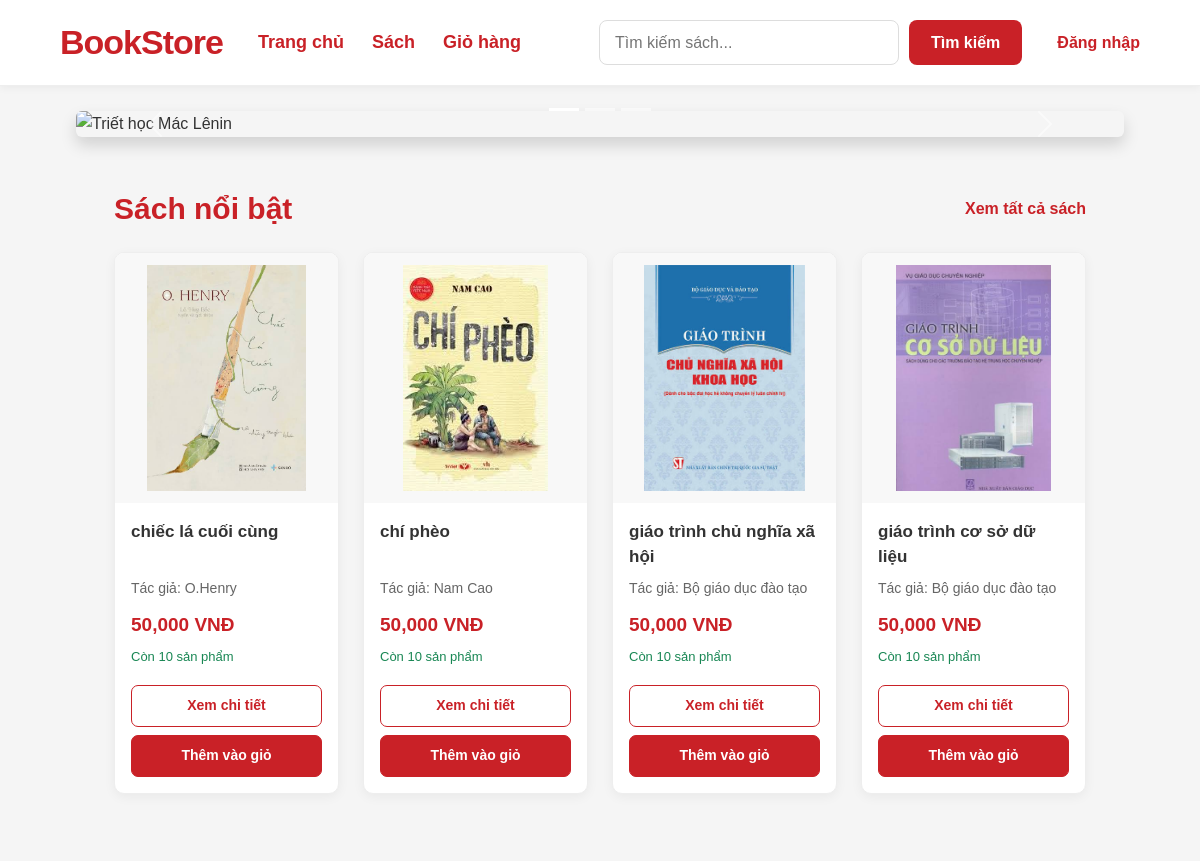
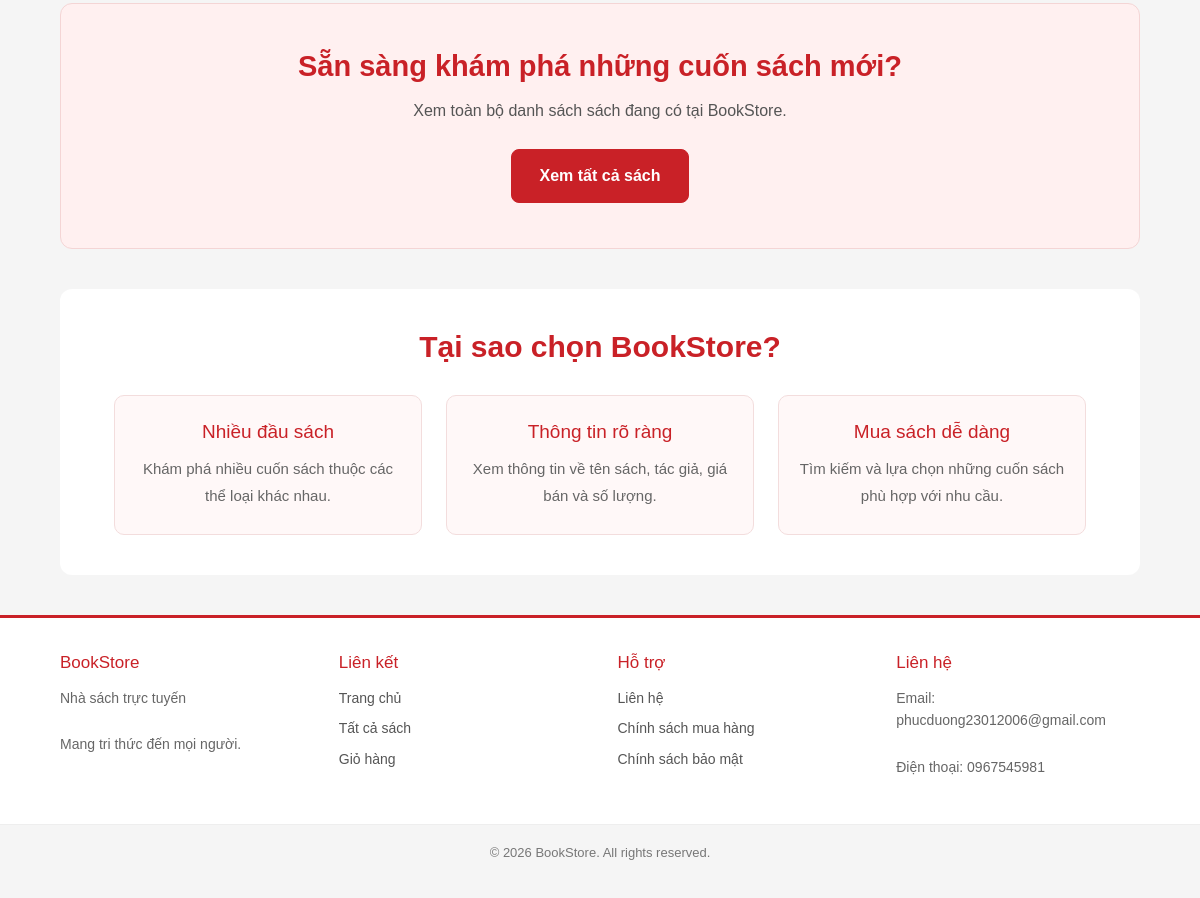
The page / on the database its author committed (2 pictures, top to bottom).
### app/models.py (models this page shows)
class Book(db.Model):
    id = db.Column(db.Integer, primary_key=True)
    title = db.Column(db.String(150), nullable=False)
    author = db.Column(db.String(100), nullable=False)
    price = db.Column(db.Float, nullable=False)
    description = db.Column(db.Text)
    image_url = db.Column(db.String(255))
    stock = db.Column(db.Integer, default=0)

### app/routes.py (the view)
@app.route('/')
def index():
    featured_books = Book.query.limit(4).all()
    return render_template('index.html', books=featured_books)

### app/templates/index.html (shortened to what this page needs)
{% extends "base.html" %}
{% block content %}
<div class="container-fluid mt-4 mb-4 px-3">
    <div id="carouselExampleCaptions"
         class="carousel slide"
         data-bs-ride="carousel"
         data-bs-interval="3000">
        <div class="carousel-indicators">
            <button type="button"
                    data-bs-target="#carouselExampleCaptions"
                    data-bs-slide-to="0"
                    class="active"
                    aria-current="true"
                    aria-label="Slide 1"></button>
            <button type="button"
                    data-bs-target="#carouselExampleCaptions"
                    data-bs-slide-to="1"
                    aria-label="Slide 2"></button>
            <button type="button"
                    data-bs-target="#carouselExampleCaptions"
                    data-bs-slide-to="2"
                    aria-label="Slide 3"></button>
        </div>
        <div class="carousel-inner rounded shadow">
            <div class="carousel-item active">
                <img src="{{ url_for('static', filename='images/anh2.png') }}"
                     class="d-block w-100 banner-image"
                     alt="Triết học Mác Lênin">
                <div class="carousel-caption">
                </div>
            </div>
        </div>
        <button class="carousel-control-prev"
                type="button"
                data-bs-target="#carouselExampleCaptions"
                data-bs-slide="prev"
                aria-label="Ảnh trước">
            <span class="carousel-control-prev-icon"
                  aria-hidden="true"></span>
        </button>
        <button class="carousel-control-next"
                type="button"
                data-bs-target="#carouselExampleCaptions"
                data-bs-slide="next"
                aria-label="Ảnh tiếp theo">
            <span class="carousel-control-next-icon"
                  aria-hidden="true"></span>
        </button>
    </div>
</div>
<section class="featured-books-section">
    <div class="section-container">
        <div class="section-header">
            <h2>Sách nổi bật</h2>
            <a href="{{ url_for('get_all_books') }}">
                Xem tất cả sách
            </a>
        </div>
        <div class="book-list">
            {% for book in books %}
            <article class="book-card">
                <div class="book-image">
                    {% if book.image_url %}
                        {% if book.image_url.startswith('http://') or book.image_url.startswith('https://') %}
                            <img
                                src="{{ book.image_url }}"
                                alt="{{ book.title }}"
                            >
                        {% else %}
                            <img
                                src="{{ url_for('static', filename=book.image_url if '/' in book.image_url else 'images/' ~ book.image_url) }}"
                                alt="{{ book.title }}"
                            >
                        {% endif %}
                    {% else %}
                        <div class="no-book-image">
                            Chưa có hình ảnh
                        </div>
                    {% endif %}
                </div>
                <div class="book-information">
                    <h3>
                        {{ book.title }}
                    </h3>
                    <p class="book-author">
                        Tác giả: {{ book.author }}
                    </p>
                    <p class="book-price">
                        {{ "{:,.0f}".format(book.price) }} VNĐ
                    </p>
                    {% if book.stock > 0 %}
                        <p class="book-stock">
                            Còn {{ book.stock }} sản phẩm
                        </p>
                    {% else %}
                        <p class="book-out-of-stock">
                            Hết hàng
                        </p>
                    {% endif %}
                    <div class="book-actions">
                        <a
                            href="{{ url_for('book_detail', book_id=book.id) }}"
                            class="book-detail-button"
                        >
                            Xem chi tiết
                        </a>
                        {% if book.stock > 0 %}
                            <button
                                type="button"
                                class="add-to-cart-button"
                                data-book-id="{{ book.id }}"
                            >
                                Thêm vào giỏ
                            </button>
                        {% endif %}
                    </div>
                </div>
            </article>
            {% endfor %}
        </div>
    </div>
</section>
<section class="call-to-action-section">
    <div class="section-container">
        <h2>Sẵn sàng khám phá những cuốn sách mới?</h2>
        <p>
            Xem toàn bộ danh sách sách đang có tại BookStore.
        </p>
        <a
            href="{{ url_for('get_all_books') }}"
            class="cta-button"
        >
            Xem tất cả sách
        </a>
    </div>
</section>
<section class="benefits-section">
    <div class="section-container">
        <h2>Tại sao chọn BookStore?</h2>
        <div class="benefits-list">
            <div class="benefit-item">
                <h3>Nhiều đầu sách</h3>
                <p>
                    Khám phá nhiều cuốn sách thuộc các thể loại khác nhau.
                </p>
            </div>
            <div class="benefit-item">
                <h3>Thông tin rõ ràng</h3>
                <p>
                    Xem thông tin về tên sách, tác giả, giá bán và số lượng.
                </p>
            </div>
            <div class="benefit-item">
                <h3>Mua sách dễ dàng</h3>
                <p>
                    Tìm kiếm và lựa chọn những cuốn sách phù hợp với nhu cầu.
                </p>
            </div>
        </div>
    </div>
</section>
{% endblock %}

### app/static/css/style.css (style rules this page uses)
*, *::before, *::after { box-sizing: border-box; }
html { font-family: "Segoe UI", Arial, sans-serif; -webkit-text-size-adjust: 100%; text-size-adjust: 100%; }
body { margin: 0; padding: 0; font-family: "Segoe UI", Arial, sans-serif; font-size: 16px; font-weight: 400; line-height: 1.6; color: #333; background-color: #f5f5f5; }
h1, h2, h3, h4, h5, h6, p, span, a, label, button, input, textarea, select, option, strong, small, li, td, th { font-family: inherit; }
button, input, textarea, select { font-size: inherit; }
a { color: inherit; text-decoration: none; }
img { max-width: 100%; }
h1, h2, h3, h4, h5, h6, p { overflow-wrap: break-word; }
body { font-family: Arial, Helvetica, sans-serif; color: #333; background-color: #f5f5f5; line-height: 1.6; }
button, input, textarea, select { font-family: inherit; font-size: inherit; }
.section-container { width: 90%; max-width: 1350px; margin: 0 auto; font-family: Arial, "Segoe UI", sans-serif; font-size: 16px; line-height: 1.6; color: #333; }
.hero-section, .introduction-section, .featured-books-section, .benefits-section, .call-to-action-section { margin-bottom: 40px; }
.featured-books-section { padding: 30px 0; }
.section-header { display: flex; align-items: center; justify-content: space-between; gap: 20px; margin-bottom: 25px; }
.section-header h2 { margin: 0; color: #c92127; font-size: 30px; font-weight: 800; }
.section-header > a { color: #c92127; font-weight: 700; white-space: nowrap; }
.book-list { display: grid; grid-template-columns: repeat(4, minmax(0, 1fr)); align-items: stretch; gap: 24px; }
.book-card { display: flex; flex-direction: column; min-width: 0; overflow: hidden; border: 1px solid #eee; border-radius: 10px; background: #fff; box-shadow: 0 3px 12px rgba(0, 0, 0, 0.05); transition: transform 0.2s ease, box-shadow 0.2s ease; }
.book-image { display: flex; align-items: center; justify-content: center; width: 100%; height: 250px; flex-shrink: 0; overflow: hidden; padding: 12px; background: #f8f8f8; }
.book-image img { display: block; width: 100%; height: 100%; object-fit: contain; transition: transform 0.25s ease; }
.book-information { display: flex; flex: 1; flex-direction: column; align-items: flex-start; min-width: 0; padding: 16px; }
.book-information h2, .book-information h3 { width: 100%; min-height: 51px; margin: 0 0 8px; color: #333; font-size: 17px; font-weight: 700; line-height: 1.5; overflow-wrap: anywhere; }
.book-author { margin: 0 0 8px; color: #666; font-size: 14px; line-height: 1.5; }
.book-price { margin: 4px 0 8px; color: #c92127; font-size: 19px; font-weight: 800; line-height: 1.5; }
.book-stock, .book-out-of-stock { margin: 0 0 8px; font-size: 13px; line-height: 1.5; }
.book-stock { color: #198754; }
.book-actions { display: flex; flex-direction: column; gap: 8px; width: 100%; margin-top: auto; padding-top: 10px; }
.book-detail-button, .add-to-cart-button { display: flex; align-items: center; justify-content: center; width: 100%; min-height: 42px; padding: 9px 12px; border: 1px solid #c92127; border-radius: 7px; font-size: 14px; font-weight: 700; line-height: 1.5; text-align: center; cursor: pointer; transition: background-color 0.2s ease, color 0.2s ease; }
.book-detail-button { background: #fff; color: #c92127; }
.add-to-cart-button { background: #c92127; color: #fff; }
.benefits-section { padding: 40px 0; border-radius: 12px; background: #fff; }
.benefits-section h2 { margin-bottom: 30px; color: #c92127; font-size: 30px; font-weight: 800; text-align: center; }
.benefits-list { display: grid; grid-template-columns: repeat(3, minmax(0, 1fr)); gap: 24px; }
.benefit-item { padding: 25px 20px; border: 1px solid #f3dddd; border-radius: 10px; background: #fff8f8; text-align: center; transition: transform 0.25s ease, box-shadow 0.25s ease; }
.benefit-item h3 { margin-bottom: 12px; color: #c92127; font-size: 19px; }
.benefit-item p { margin-bottom: 0; color: #666; font-size: 15px; line-height: 1.8; }
.call-to-action-section { padding: 45px 25px; border: 1px solid #f4d5d5; border-radius: 12px; background: #fff0f0; text-align: center; }
.call-to-action-section h2 { margin-bottom: 15px; color: #c92127; font-size: 29px; font-weight: 800; }
.call-to-action-section p { margin-bottom: 25px; color: #555; font-size: 16px; }
.cta-button { display: inline-block; padding: 13px 28px; border: 1px solid #c92127; border-radius: 8px; background: #c92127; color: #fff; font-size: 16px; font-weight: 700; transition: background-color 0.25s ease; }

### rows shown on the page
Book: image_url (picture), title "chiếc lá cuối cùng", author "O.Henry", price "50,000", stock "10"
Book: image_url (picture), title "chí phèo", author "Nam Cao", price "50,000", stock "10"
Book: image_url (picture), title "giáo trình chủ nghĩa xã hội", author "Bộ giáo dục đào tạo", price "50,000", stock "10"
Book: image_url (picture), title "giáo trình cơ sở dữ liệu", author "Bộ giáo dục đào tạo", price "50,000", stock "10"
